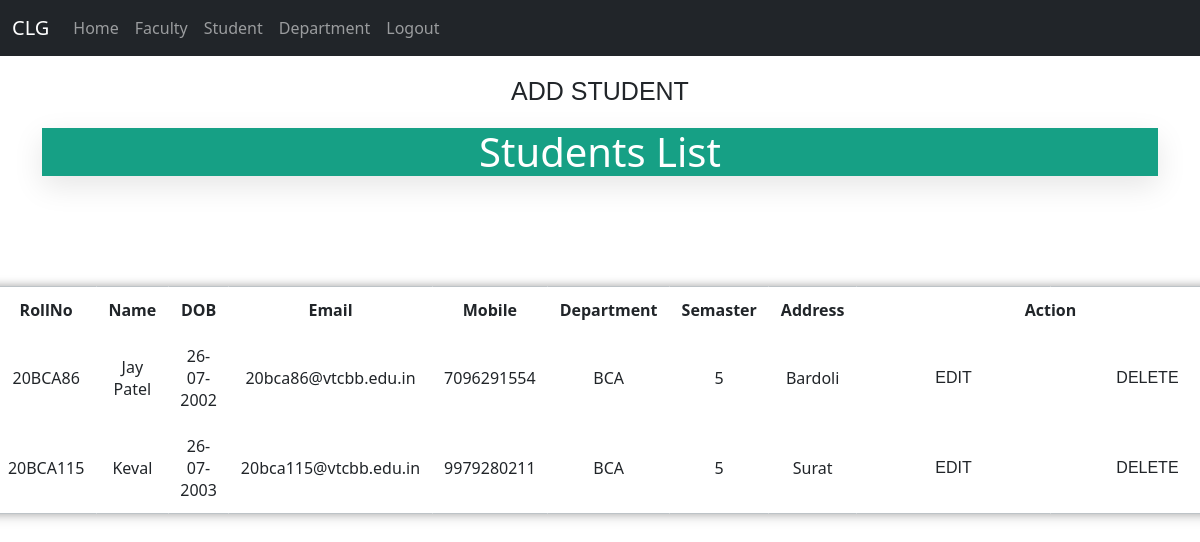
The app's page /Student.php (signed in) with its own data.
### tables this page shows
CREATE TABLE IF NOT EXISTS `student` (
  `Id` int(255) NOT NULL AUTO_INCREMENT,
  `Rollno` varchar(255) NOT NULL,
  `Sname` varchar(255) NOT NULL,
  `Dob` date NOT NULL,
  `Email` varchar(255) NOT NULL,
  `Mobile` varchar(255) NOT NULL,
  `Depart` varchar(255) NOT NULL,
  `Sem` varchar(255) NOT NULL,
  `Address` varchar(255) NOT NULL,
  PRIMARY KEY (`Id`)
);

### Student.php (the view, shortened to what this page needs)
<?php
	include('connect.php');
	$sql="select*from student";
	$result=mysqli_query($con,$sql);
?>
<html>
	<head>
	</head>
<body>
<?php require "menu.php" ?>
    <div class="container">
		<center>
		<table class="">
            <a href="Student_add.php" class="add btn btn1" style="font-size:25">Add Student</a>
			<h1>Students List</h1>
            <br>
            <br>
		<tr>
		<th style="text-align:center">RollNo</th>
		<th style="text-align:center">Name</th>
		<th style="text-align:center">DOB</th>
		<th style="text-align:center">Email</th>
		<th style="text-align:center">Mobile</th>
		<th style="text-align:center">Department</th>
		<th style="text-align:center">Semaster</th>
		<th style="text-align:center">Address</th>
        <th colspan="2" style="text-align:center">Action</th>
		</tr>
            <?php
                while($rows=$result->fetch_assoc())
                {
            ?>
            <tr>
                <td style="text-align:center"><?php echo $rows['Rollno'];?></td>
                <td style="text-align:center"><?php echo $rows['Sname'];?></td>
                <td style="text-align:center"><?php echo date('d-m-Y',strtotime($rows['Dob']));?></td>
                <td style="text-align:center"><?php echo $rows['Email'];?></td>
                <td style="text-align:center"><?php echo $rows['Mobile'];?></td>
				<td style="text-align:center"><?php echo $rows['Depart'];?></td>
				<td style="text-align:center"><?php echo $rows['Sem'];?></td>
				<td style="text-align:center"><?php echo $rows['Address'];?></td>
                <td style="text-align:center">
				<a type="button" class="btn btn1" href="Student_edit.php?idn=<?php echo $rows['Id'];?>&roll=<?php echo $rows['Rollno'];?>&nam=<?php echo $rows['Sname'];?>&date=<?php echo $rows['Dob'];?>&email=<?php echo $rows['Email'];?>&mobil=<?php echo $rows['Mobile'];?>&dept=<?php echo $rows['Depart'];?>&sem=<?php echo $rows['Sem'];?>&add=<?php echo $rows['Address'];?>">Edit</a>
				</td>
				<td style="text-align:center">
				<a type="button" class="btn btn2" href="Student_delete.php?id=<?php echo $rows['Id']; ?>"onClick="return confirm('Are You Sure You Want To Delete This Record ?')">Delete</a>
				</td>
            </tr>
            <?php
                }
            ?>
        </table>
	</center>
            </div>
</body>
</html>

### Student.php (style rules this page uses)
body { padding: 0px; margin: 0; font-family: Verdana, Geneva, Tahoma, sans-serif; }
table { position: absolute; left: 50%; top: 50%; transform: translate(-50%, -50%); border-collapse: collapse; width: 92%; height: 200px; border: 1px solid #bdc3c7; box-shadow: 2px 2px 12px rgba(0, 0, 0, 0.2), -1px -1px 8px rgba(0, 0, 0, 0.2); }
tr { transition: all .2s ease-in; cursor: pointer; }
th, td { padding: 12px; text-align: left; border-bottom: 1px solid #ddd; }
h1 { font-weight: 600; text-align: center; background-color: #16a085; color: #fff; padding: 0px; box-shadow: 0 10px 30px 0px rgba(0,0,0,0.1); }
a { color:blue; }
.btn { background: none; font-family: "montserrat",sans-serif; text-transform: uppercase; padding: 12px 20px; min-width: 150px; margin: 10px; cursor: pointer; transition: color 0.4s linear; position: relative; }
.btn::before { content: ""; position: absolute; left: 0; top: 0; width: 100%; height: 100%; background: gray; z-index: -1; transition: transform 0.5s; transform-origin: 0 0; transition-timing-function: cubic-bezier(0.5,1.6,0.4,0.7); }
.btn1::before { transform: scaleX(0); }
.btn2::before { transform: scaleY(0); }

### records on screen
student: Rollno "20BCA86", Sname "Jay Patel", Dob "26-07-2002", Email "20bca86@vtcbb.edu.in", Mobile "7096291554", Depart "BCA", Sem "5", Address "Bardoli"
student: Rollno "20BCA115", Sname "Keval", Dob "26-07-2003", Email "20bca115@vtcbb.edu.in", Mobile "9979280211", Depart "BCA", Sem "5", Address "Surat"
